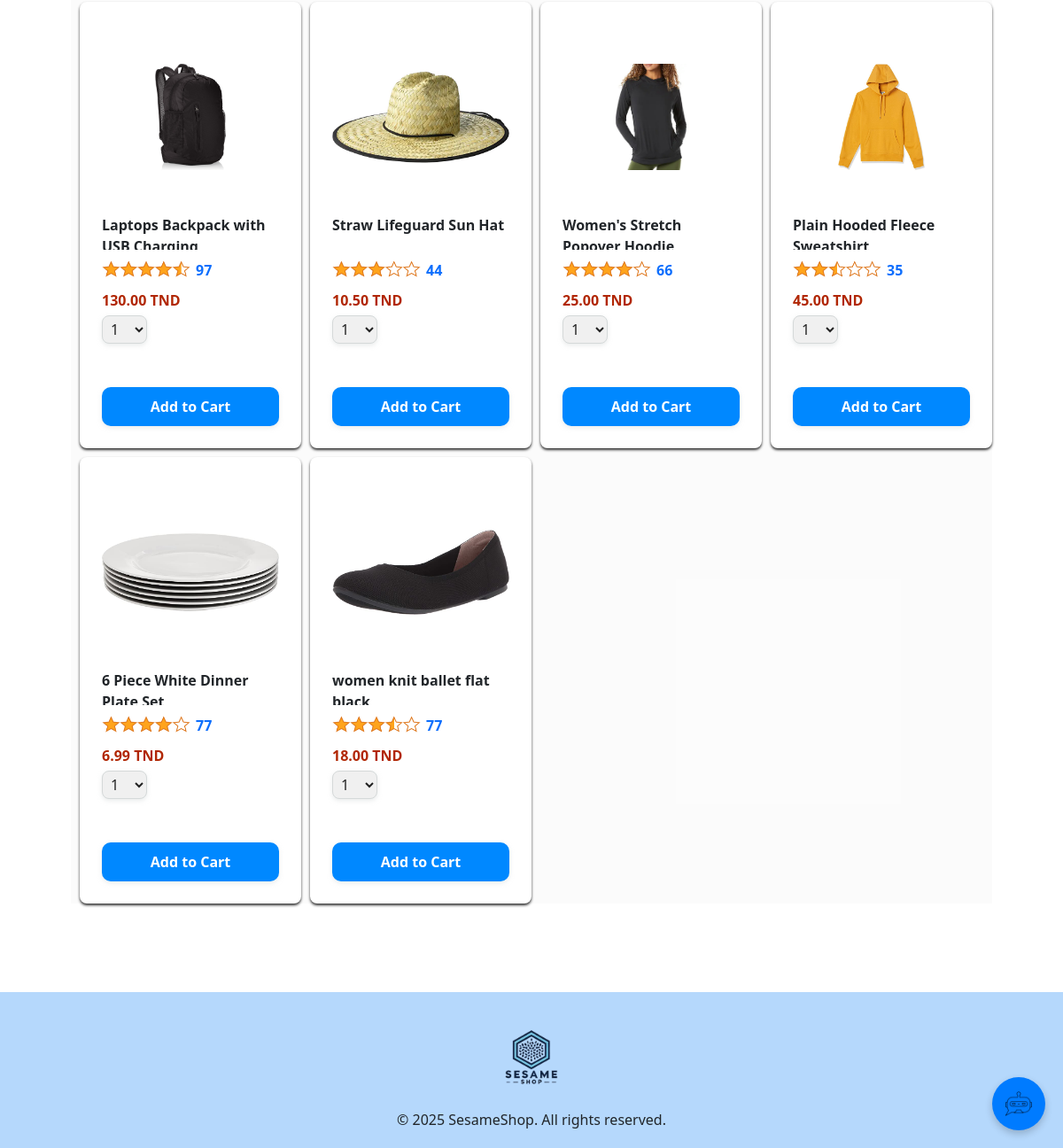
The app's page / (lower part), older data.
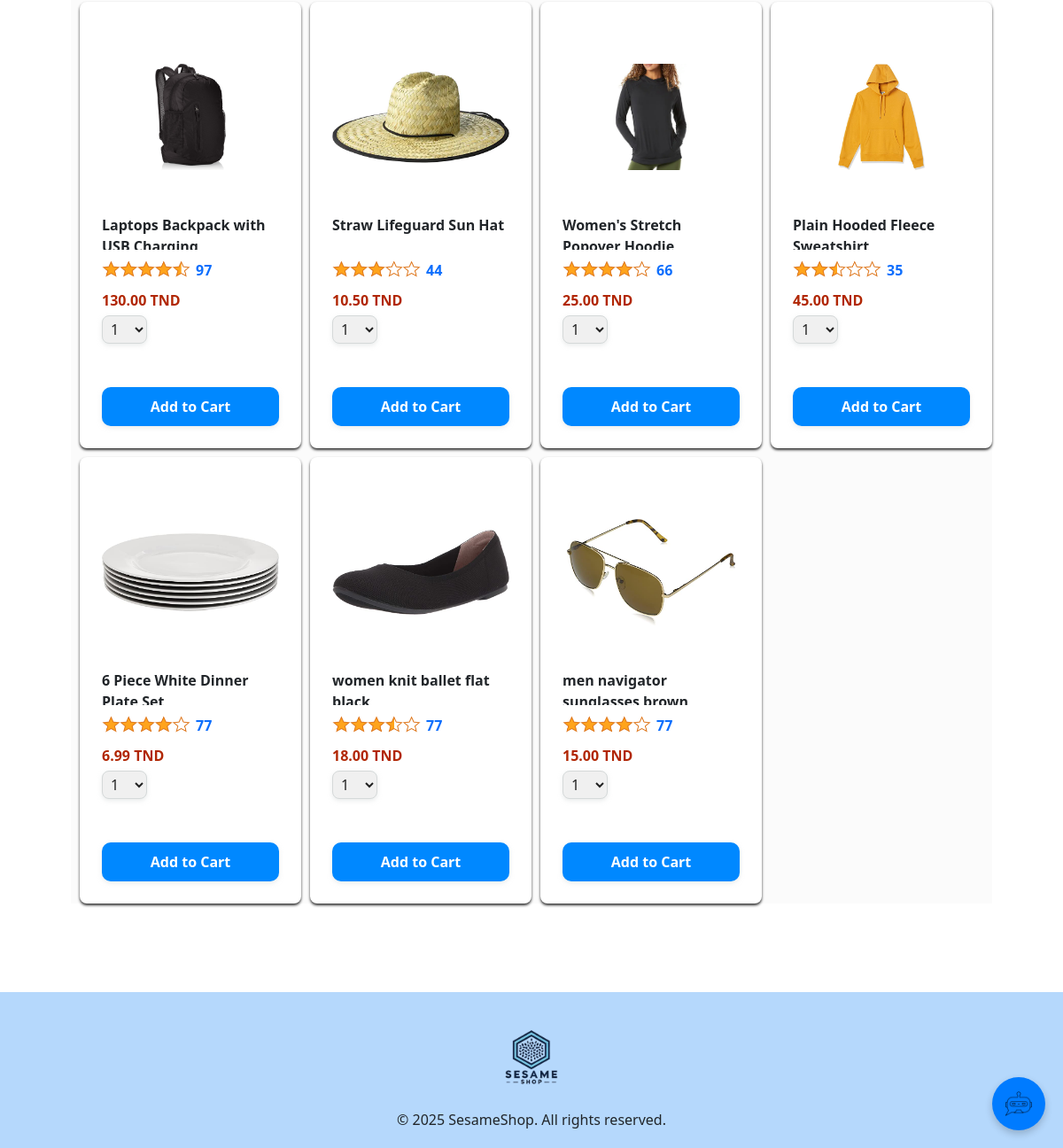
The same page, newer data.
### Ecommerce/models.py (models this page shows, shortened)
class Product(models.Model):
    image = models.ImageField(upload_to='products/')
    name = models.CharField(max_length=100)
    description = models.TextField(default='', blank=True)
    rate_star = models.ForeignKey(Rating, on_delete=models.CASCADE)
    rate = models.IntegerField(default=0)
    price = models.DecimalField(max_digits=10, decimal_places=2)
    category = models.ForeignKey('Category', on_delete=models.CASCADE)
    stock = models.PositiveIntegerField()
    is_solde = models.BooleanField(default=False)

class Rating(models.Model):
    image = models.ImageField(upload_to='ratings/')
    name = models.CharField(max_length=100)

### Ecommerce/views.py (the view)
# urls.py: path('', views.home, name='home'),
def home(request):
    products = Product.objects.all()
    if request.user.is_authenticated:
        try:
            customer = request.user.customer
        except Customer.DoesNotExist:
            customer = Customer.objects.create(user=request.user)
    else:
        customer = None
    cart_items = 0
    order = None
    if customer:
        order, created = Order.objects.get_or_create(customer=customer, complete=False)
        cart_items = order.get_cart_items if order else 0
    context = {
        'products': products,
        'order': order if order else {'get_cart_total': 0, 'get_cart_items': 0},
        'cart_items': cart_items
    }
    return render(request, 'home.html', context)

### Ecommerce/templates/home.html (shortened to what this page needs)
{% extends "base.html" %}
{% load static %}
{% block content %}
    <div class="main">
      <div class="products-grid">
        {% for product in products %}
        <div class="product-container">
            <div class="product-image-container"
                onclick="window.location.href='{% url 'product_detail' product.id %}'"  style="cursor: pointer;">
              <img class="product-image"
                src="{{ product.image.url }}">
            </div>
            <div class="product-name limit-text-to-2-lines">
              {{ product.name }}
            </div>
            <div class="product-rating-container">
              <img class="product-rating-stars"
                src="{{ product.rate_star.image.url }}">
              <div class="product-rating-count link-primary">
                {{ product.rate }}
              </div>
            </div>
            <div class="product-price">
              {{ product.price }} TND
            </div>
            <div class="product-quantity-container">
              <select>
                <option selected value="1">1</option>
              </select>
            </div>
            <button data-product="{{product.id}}" data-action="add"
              class="add-to-cart-button button-primary update-cart">
              Add to Cart
            </button>
            </div>
        {% endfor %}
      </div>
    </div>
  {% endblock %}

### Ecommerce/templates/base.html (shortened to what this page needs)
{% load static %}
<!DOCTYPE html>
<html>
  <head>
    <link rel="stylesheet" href="{% static 'styles/shared/general.css' %}">
    <link rel="stylesheet" href="{% static 'styles/shared/sesame-header.css' %}">
    <link rel="stylesheet" href="{% static 'styles/pages/sesame.css' %}">
    <link rel="stylesheet" href="{% static 'styles/pages/cart/cart-header.css' %}">
    <link rel="stylesheet" href="{% static 'styles/pages/login.css' %}">
    <link rel="stylesheet" href="{% static 'styles/pages/singup.css' %}">
    <link rel="stylesheet" href="{% static 'styles/pages/cart/cart-main.css' %}">
    <link rel="stylesheet" href="{% static 'styles/pages/produit-detail.css' %}">
    <link rel="stylesheet" href="{% static 'styles/pages/orders.css' %}">
    <link rel="stylesheet" href="{% static 'styles/shared/sesame-footer.css' %}">
    <link href="https://cdn.jsdelivr.net/npm/bootstrap@5.3.5/dist/css/bootstrap.min.css" rel="stylesheet">
    <link rel="stylesheet" href="{% static 'styles/assistant.css' %}">
  </head>
  <body>
    {% block content %}
    {% endblock content %}
    <button id="chat-toggle-button" class="chat-toggle-button">
      <img src="{% static 'images/img_6.png' %}" alt="Chat" class="chat-icon"> </button>
    <div class="footer">
    <div class="footer-left-section">
      <a href="{% url 'home' %}" class="footer-link">
        <img class="sesame-logo" src="{% static 'images/sesame-logo.png' %}">
      </a>
      <div class="footer-text">
        &copy; 2025 SesameShop. All rights reserved.
      </div>
    </div>
  </div>
  <script src="{% static 'js/assistant.js' %}"></script> </body>
</html>

### Ecommerce/templates/header1.html (shortened to what this page needs)
{% load static %}

### static/styles/shared/general.css (style rules this page uses)
* { box-sizing: border-box; }
body { font-family: Roboto, Arial; color: rgb(33, 33, 33); margin: 0; padding: 0; }
button { cursor: pointer; }
select { cursor: pointer; }
input, select, button { font-family: Roboto, Arial; }
.button-primary { color: rgb(255, 255, 255); background-color: rgb(0, 136, 255); border:none; border-radius: 4px; cursor: pointer; box-shadow: 0 2px 5px rgba(213, 217, 217, 0.5); transition: all 0.3s ease; }
.limit-text-to-2-lines { display: -webkit-box; -webkit-line-clamp: 2; -webkit-box-orient: vertical; overflow: hidden; }
.link-primary { color: rgb(1, 124, 182); cursor: pointer; }
select { color: rgb(33, 33, 33); background-color: rgb(240, 240, 240); border: 1px solid rgb(213, 217, 217); border-radius: 8px; padding: 3px 5px; font-size: 15px; cursor: pointer; box-shadow: 0 2px 5px rgba(213, 217, 217, 0.5); }

### static/styles/shared/sesame-header.css (style rules this page uses)
.sesame-logo { width: 100px; margin-top: -5px; }

### static/styles/pages/sesame.css (style rules this page uses)
.main { width: 100%; max-width: 320px; margin-left: auto; margin-right: auto; }
.products-grid { background-color: rgba(251, 251, 251, 0.8); display: grid; grid-template-columns: repeat(8, 1fr); margin-left: auto; margin-right: auto; }
@media (max-width: 2000px) { .products-grid { grid-template-columns: repeat(5, 1fr); } }
@media (max-width: 1600px) { .products-grid { grid-template-columns: repeat(4, 1fr); } }
@media (max-width: 1300px) { .products-grid { grid-template-columns: repeat(4, 1fr); } }
@media (max-width: 1200px) { .products-grid { grid-template-columns: repeat(4, 1fr); } }
.product-container { background-color: white; margin-top: 10px; margin-left: 10px; padding-top: 40px; padding-bottom: 25px; padding-left: 25px; padding-right: 25px; box-shadow: 0 2px 3px rgba(1, 1, 1, 0.812); border-radius: 8px; display: flex; flex-direction: column; }
.product-image-container { display: flex; justify-content: center; align-items: center; cursor: pointer; height: 180px; margin-bottom: 20px; }
.product-image { max-width: 100%; max-height: 100%; }
.product-name { height: 40px; margin-bottom: 5px; }
.product-rating-container { display: flex; align-items: center; margin-bottom: 10px; }
.product-rating-stars { width: 100px; margin-right: 6px; }
.product-rating-count { color: rgb(1, 124, 182); cursor: pointer; margin-top: 3px; font-size: 16px; font-weight: 700; }
.product-price { font-weight: 700; margin-bottom: 10px; }
.product-quantity-container { margin-bottom: 17px; }
.add-to-cart-button { width: 100%; padding: 10px 25px; border-radius: 10px; }

### static/styles/pages/cart/cart-header.css (style rules this page uses)
.sesame-logo { width: 100px; margin-top: 12px; }

### static/styles/pages/login.css (style rules this page uses)
button { width: 100%; padding: 0.75rem; background-color: #4CAF50; color: white; border: none; border-radius: 8px; cursor: pointer; font-weight: bold; }

### static/styles/pages/singup.css (style rules this page uses)
button { width: 100%; padding: 12px; background-color: #28a745; color: #fff; border: none; border-radius: 6px; font-size: 1rem; cursor: pointer; }

### static/styles/pages/cart/cart-main.css (style rules this page uses)
.main { max-width: 1100px; padding-left: 30px; padding-right: 30px; margin-top: 95px; margin-bottom: 100px; margin-left: auto; margin-right: auto; }
.product-image { max-width: 100%; max-height: 120px; margin-left: auto; margin-right: auto; }
.product-name { font-weight: 700; margin-bottom: 8px; }
.product-price { color: rgb(177, 39, 4); font-weight: 700; margin-bottom: 5px; }

### static/styles/shared/sesame-footer.css (style rules this page uses)
.footer { background-color: #1384f450; padding: 20px; text-align: center; margin-top: 16px; }

### static/styles/assistant.css (style rules this page uses)
.chat-toggle-button { position: fixed; bottom: 20px; right: 20px; background-color: #007bff; color: white; border: none; border-radius: 50%; width: 60px; height: 60px; font-size: 24px; display: flex; justify-content: center; align-items: center; cursor: pointer; box-shadow: 0 4px 8px rgba(0, 0, 0, 0.2); z-index: 1001; transition: background-color 0.3s ease; }
.chat-toggle-button .chat-icon { width: 30px; height: 30px; object-fit: contain; }

Row changes from the older to the newer data that the page shows:
added Product: image (picture), name "men…", rate_star.image (picture), rate "77", price "15.00"
